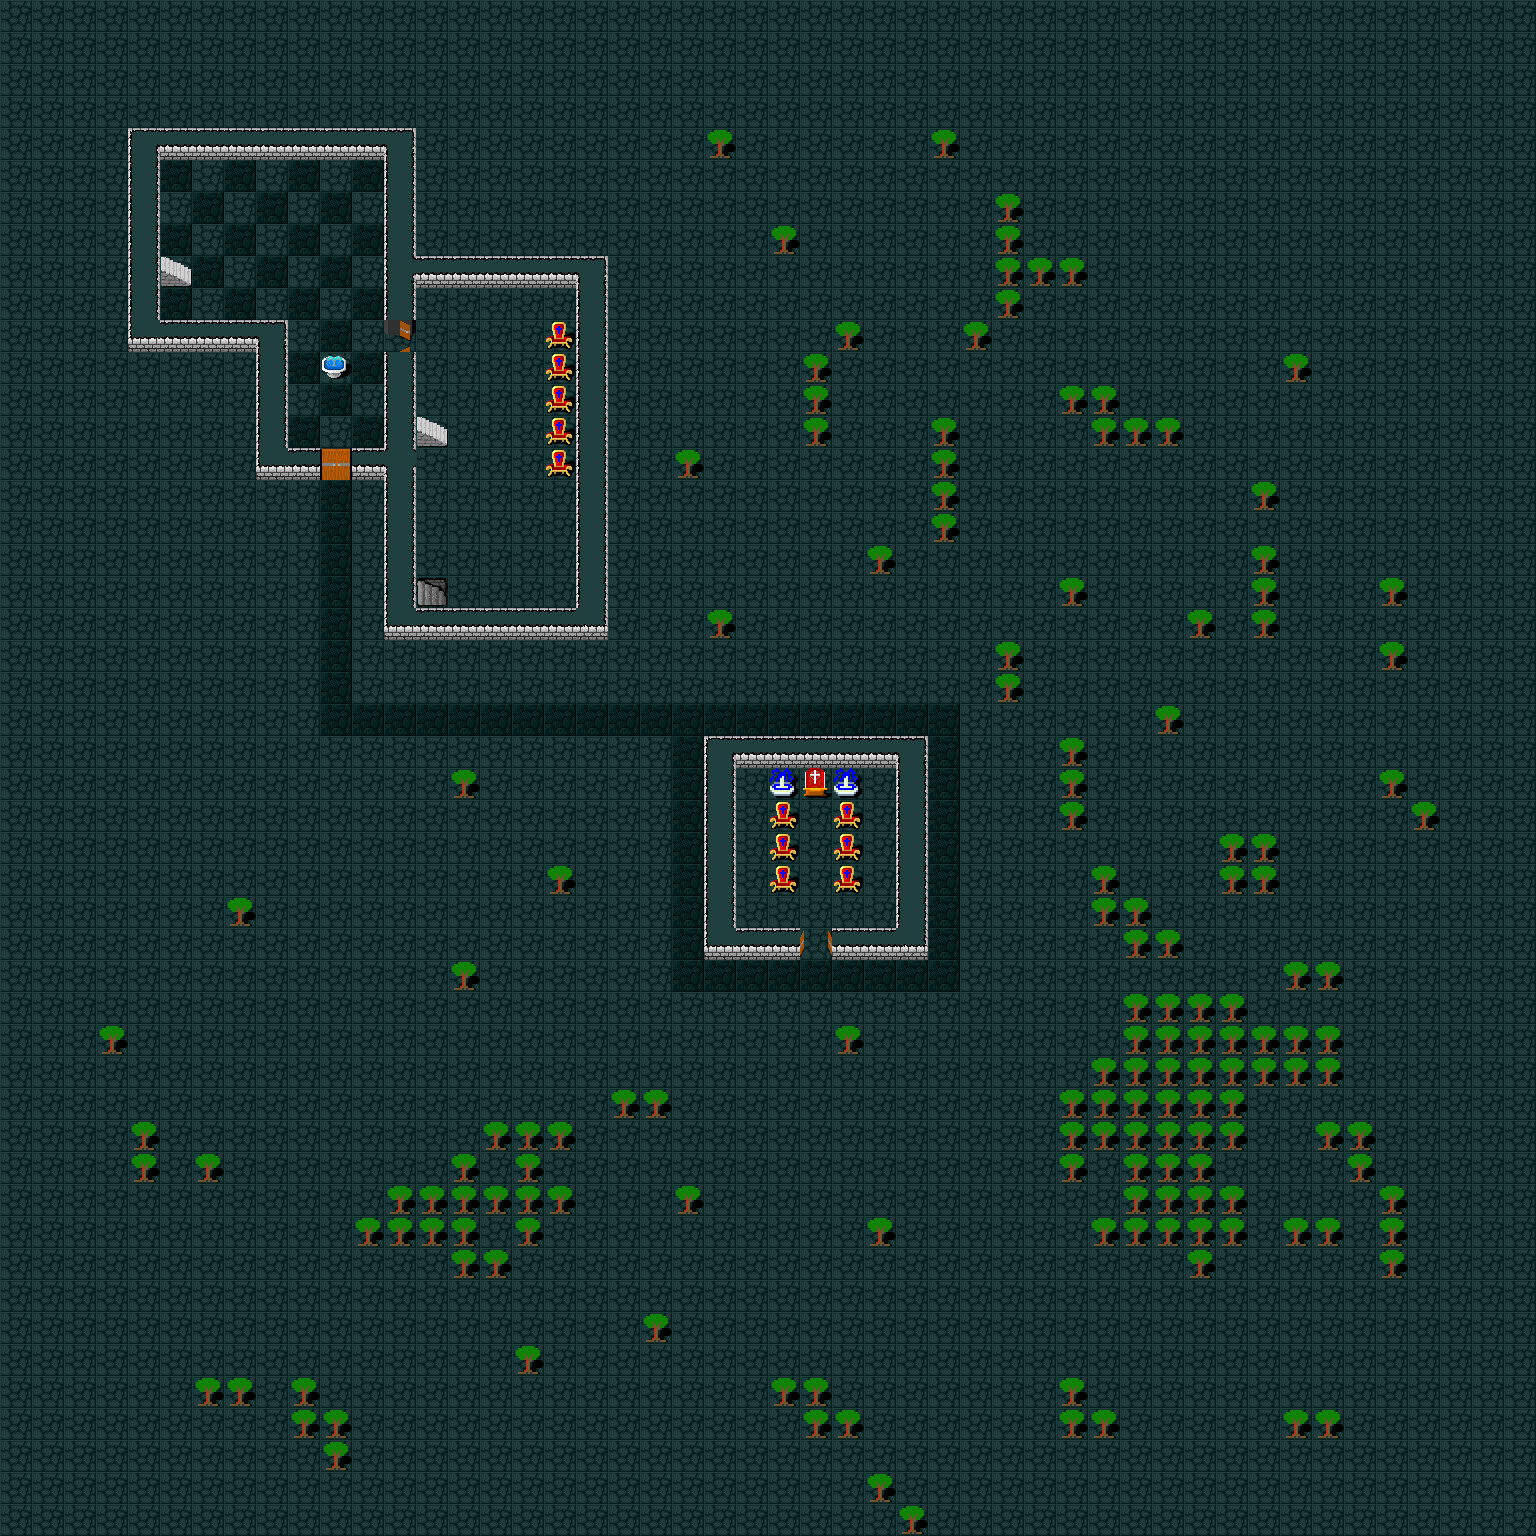

A 2D game scene composited from a Tiled map and its tileset images. What follows is a short description and the map's XML, with each tile layer's data collapsed to a summary:
An orthogonal 48x48 tile map with 32x32 px tiles, 1 tile layer (world).

<map version="1.0" orientation="orthogonal" width="48" height="48" tilewidth="32" tileheight="32">
 <tileset firstgid="1" name="nethack_spritesheet" tilewidth="32" tileheight="32">
  <image source="../../../../org.blockout.engine/src/main/resources/nethack_spritesheet.jpg" width="1280" height="960" />
 </tileset>
 <layer name="world" width="48" height="48">
  <data>[2304 cells, 2304 non-empty, 20 distinct tile ids]</data>
 </layer>
</map>
